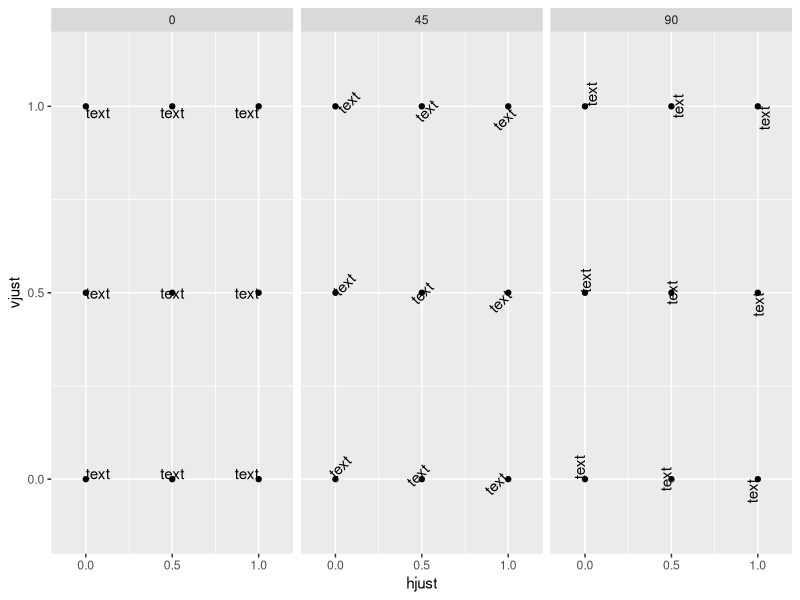

Source code (R):
install.packages("ggplot2")
library(ggplot2)
library(grid)

td <- expand.grid(
    hjust=c(0, 0.5, 1),
    vjust=c(0, 0.5, 1),
    angle=c(0, 45, 90),
    text="text"
)

ggplot(td, aes(x=hjust, y=vjust)) +
    geom_point() +
    geom_text(aes(label=text, angle=angle, hjust=hjust, vjust=vjust)) +
    facet_grid(~angle) +
    scale_x_continuous(breaks=c(0, 0.5, 1), expand=c(0, 0.2)) +
    scale_y_continuous(breaks=c(0, 0.5, 1), expand=c(0, 0.2))
